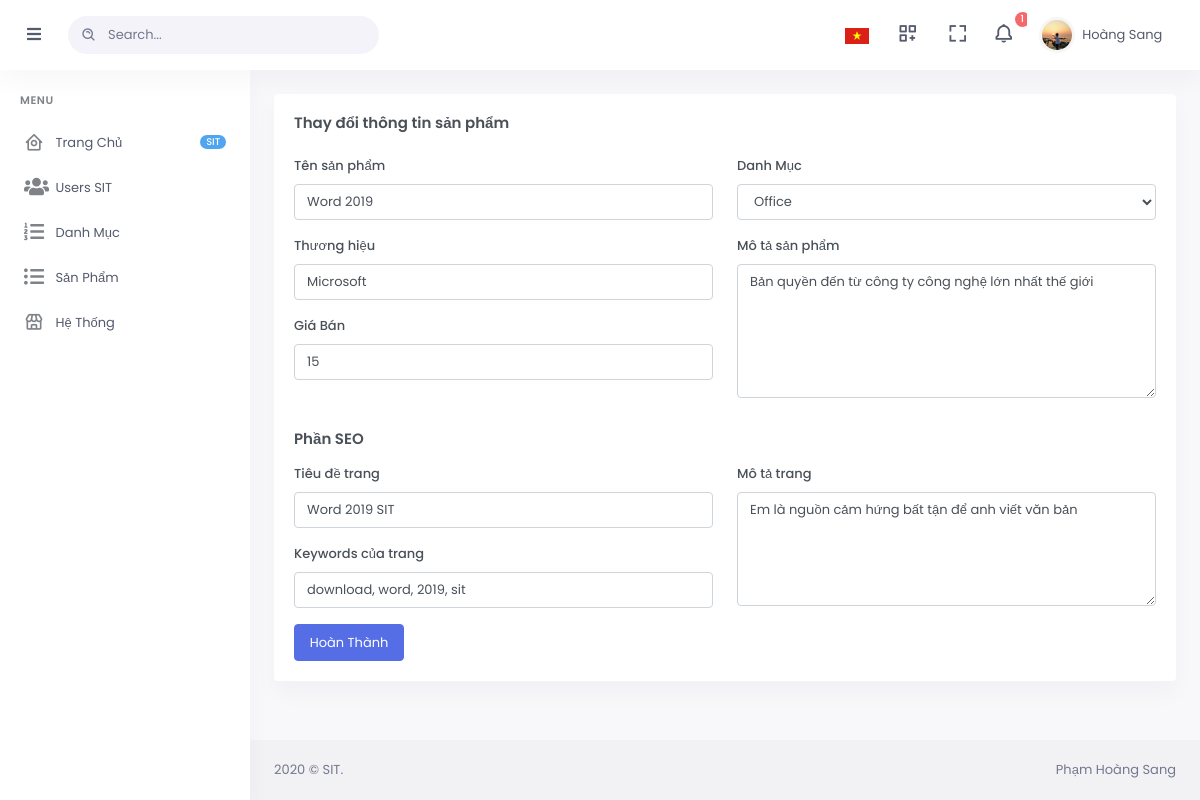
Page /EditPro.html?id=1 (signed in) on the committed database.
### tables this page shows
CREATE TABLE `sanpham` (
  `id` int(11) NOT NULL,
  `tenmathang` varchar(145) NOT NULL,
  `iddanhmuc` int(11) DEFAULT NULL,
  `thuonghieu` varchar(45) DEFAULT NULL,
  `dongia` int(11) DEFAULT NULL,
  `mota` varchar(2000) DEFAULT NULL,
  `title` varchar(45) DEFAULT NULL,
  `keywords` varchar(500) DEFAULT NULL,
  `motatrang` text DEFAULT NULL
);

CREATE TABLE `danhmuc` (
  `id` int(11) NOT NULL,
  `tendanhmuc` varchar(145) NOT NULL
);

### EditPro.php (the view, shortened to what this page needs)
<?php
include("header-dashboard.php");
?>
<?php
    if (isset($_GET['id'])){
        $sqlGetHangHoa = "SELECT * FROM sanpham WHERE id=".$_GET['id'];
        $ketQuaGetHangHoa = mysqli_query($conn, $sqlGetHangHoa);
        $mathang = mysqli_fetch_assoc($ketQuaGetHangHoa);
    }
    else {
        $mathang['tenmathang'] = $mathang['thuonghieu'] = $mathang['dongia']
        = $mathang['iddanhmuc'] = $mathang['mota'] = $mathang['title']
        = $mathang['keywords'] = $mathang['motatrang'] =
        "Lỗi GET, vui lòng thử lại bằng cách chọn 1 sản phẩm khác";
    }
?>
<div class="main-content">
    <div class="page-content">
        <div class="container-fluid">
            <div class="row">
                <div class="col-12">
                    <div class="card">
                        <div class="card-body">
                            <h4 class="card-title mb-4">Thay đổi thông tin sản phẩm</h4>
                            <form action="" method="POST">
                            <div class="row">
                                <div class="col-sm-12 col-md-6">
                                    <div class="form-group">
                                        <label for="formrow-firstname-input">Tên sản phẩm</label>
                                        <input type="text" class="form-control" name="tenmathang" value="<?php echo $mathang['tenmathang']; ?>">
                                    </div>
                                    <div class="form-group">
                                        <label for="manufacturername">Thương hiệu</label>
                                        <input name="thuonghieu" type="text" class="form-control"value="<?php echo $mathang['thuonghieu']; ?>">
                                    </div>
                                    <div class="form-group">
                                        <label for="price">Giá Bán</label>
                                        <input name="dongia" type="number" class="form-control" value="<?php echo $mathang['dongia']; ?>">
                                    </div>
                                </div>
                                <div class="col-sm-12 col-md-6">
                                    <div class="form-group">
                                    <label class="control-label">Danh Mục</label>
                                        <select name="iddanhmuc" class="form-control select"  selected="<?php echo (isset($mathang))?$mathang['iddanhmuc']:'';?>">
                                        <?php
                                            $sqlGetDanhMuc = "SELECT * FROM danhmuc";
                                            $ketquaGetDanhMuc = mysqli_query($conn,$sqlGetDanhMuc);
                                            while($row = mysqli_fetch_assoc($ketquaGetDanhMuc))
                                            {
                                                echo '<option value="'.$row['id'].'"';
                                                if ($row['id'] == $mathang['iddanhmuc']) echo 'selected="selected">'.$row['tendanhmuc'].'</option>';
                                                if ($row['id'] != $mathang['iddanhmuc']) echo '>'.$row['tendanhmuc'].'</option>';
                                            }
                                        ?>
                                        </select>
                                    </div>
                                    <div class="form-group">
                                        <label for="productdesc">Mô tả sản phẩm</label>
                                        <textarea name="mota" class="form-control pb-2" maxlength="1000" rows="6" placeholder="Không quá 1000 ký tự"><?php echo $mathang['mota']; ?></textarea>
                                    </div>
                                </div>
                            </div>
                            <div class="row">
                            <h4 class="col-12 card-title my-3">Phần SEO</h4>
                                <div class="col-sm-12 col-md-6">
                                    <div class="form-group">
                                        <label for="metatitle">Tiêu đề trang</label>
                                        <input id="metatitle" name="title" type="text" class="form-control" value="<?php echo $mathang['title']; ?>">
                                    </div>
                                    <div class="form-group">
                                        <label for="metakeywords">Keywords của trang</label>
                                        <input id="metakeywords" name="keywords" type="text" class="form-control" placeholder="Ngăn cách các từ khóa bằng dấu chấm phẩy" value="<?php echo $mathang['keywords']; ?>">
                                    </div>
                                </div>
                                <div class="col-sm-12 col-md-6">
                                    <div class="form-group">
                                        <label for="metadescription">Mô tả trang</label>
                                        <textarea class="form-control" name="motatrang" rows="5" placeholder="Em là nguồn cảm hứng đằng sau tất cả những gì anh làm, là nguồn gốc của những điều tốt lành trong cuộc sống của anh. Mãi yêu Code"><?php echo $mathang['motatrang']; ?></textarea>
                                    </div>
                                </div>
                            </div>
                            <div>
                                <button type="submit" class="btn btn-primary w-md">Hoàn Thành</button>
                            </div>
                            </form>
                        </div>
                    </div>
                </div>
            </div>
        </div>
    </div>
</div>
<?php
include("footeradmin.php");
?>

### header-dashboard.php (shortened to what this page needs)
<?php
    include("Connect.php");
    $admin = $_SESSION['adminname'];
    $rsname = "SELECT * FROM `admin` WHERE user= '$admin'";
    $resname =mysqli_query($conn, $rsname);
    $profile = mysqli_fetch_assoc($resname);
?>
<!doctype html>
<html lang="en">
<head>
    <link href="assets/libs/datatables.net-bs4/css/dataTables.bootstrap4.min.css" rel="stylesheet" type="text/css">
    <link href="assets/libs/datatables.net-buttons-bs4/css/buttons.bootstrap4.min.css" rel="stylesheet" type="text/css">
    <link href="assets/libs/datatables.net-responsive-bs4/css/responsive.bootstrap4.min.css" rel="stylesheet" type="text/css">
    <link href="assets/css/bootstrap.min.css" id="bootstrap-style" rel="stylesheet" type="text/css">
    <link href="assets/css/icons.min.css" rel="stylesheet" type="text/css">
    <link href="assets/css/app.min.css" id="app-style" rel="stylesheet" type="text/css">
</head>
<body>
    <div id="layout-wrapper">
        <header id="page-topbar">
            <div class="navbar-header">
                <div class="d-flex">
                    <button type="button" class="btn btn-sm px-4 font-size-16 header-item waves-effect" id="vertical-menu-btn">
                        <i class="fa fa-fw fa-bars"></i>
                    </button>
                    <form class="app-search d-none d-lg-block">
                        <div class="position-relative">
                            <input type="text" class="form-control" placeholder="Search...">
                            <span class="bx bx-search-alt"></span>
                        </div>
                    </form>
                </div>
                <div class="d-flex">
                    <div class="dropdown d-inline-block">
                        <button type="button" class="btn header-item waves-effect" data-toggle="dropdown" aria-haspopup="true" aria-expanded="false">
                            <img class="" src="assets/images/flags/vn.png" alt="Header Language" height="16">
                        </button>
                    </div>
                    <div class="dropdown d-none d-lg-inline-block ml-1">
                    <a href="AddSP.html">
                        <button class="btn header-item noti-icon waves-effect">
                            <i class="bx bx-customize"></i>
                        </button></a>
                    </div>
                    <div class="dropdown d-none d-lg-inline-block ml-1">
                        <button type="button" class="btn header-item noti-icon waves-effect" data-toggle="fullscreen">
                            <i class="bx bx-fullscreen"></i>
                        </button>
                    </div>
                    <div class="dropdown d-inline-block">
                        <button type="button" class="btn header-item noti-icon waves-effect" id="page-header-notifications-dropdown" data-toggle="dropdown" aria-haspopup="true" aria-expanded="false">
                            <i class="bx bx-bell bx-tada"></i>
                            <span class="badge badge-danger badge-pill">1</span>
                        </button>
                    </div>
                    <div class="dropdown d-inline-block">
                        <button type="button" class="btn header-item waves-effect" id="page-header-user-dropdown" data-toggle="dropdown" aria-haspopup="true" aria-expanded="false">
                            <img class="rounded-circle header-profile-user" src="assets/images/users/avatar.jpg" alt="Header Avatar">
                            <span class="d-none d-xl-inline-block ml-1"><?php echo $profile['name']; ?></span>
                            <i class="mdi mdi-chevron-down d-none d-xl-inline-block"></i>
                        </button>
                    </div>
                </div>
            </div>
        </header>
        <div class="vertical-menu">
            <div data-simplebar="" class="h-100">
                <div id="sidebar-menu">
                    <ul class="metismenu list-unstyled" id="side-menu">
                        <li class="menu-title">Menu</li>
                        <li>
                            <a href="index-dashboard.html" class="waves-effect">
                                <i class="bx bx-home-circle"></i><span class="badge badge-pill badge-info float-right">SIT</span>
                                <span>Trang Chủ</span>
                            </a>
                        </li>
                        <li>
                            <a href="user-dashboard.html" class=" waves-effect">
                            <i class="fas fa-users"></i>
                                <span>Users SIT</span>
                            </a>
                        </li>
                        <li>
                            <a href="dsdanhmuc.html" class=" waves-effect">
                            <i class="fas fa-list-ol"></i>
                                <span>Danh Mục</span>
                            </a>
                        </li>
                        <li>
                            <a href="dssanpham.html" class=" waves-effect">
                                <i class="fas fa-list-ul"></i>
                                <span>Sản Phẩm</span>
                            </a>
                        </li>
                        <li>
                            <a href="javascript: void(0);" class="has-arrow waves-effect">
                                <i class="bx bx-store"></i>
                                <span>Hệ Thống</span>
                            </a>
                        </li>
                    </ul>
                </div>
            </div>
        </div>
        <footer class="footer">
                <div class="container-fluid">
                    <div class="row">
                        <div class="col-sm-6">
                            <script>document.write(new Date().getFullYear())</script> © SIT.
                        </div>
                        <div class="col-sm-6">
                            <div class="text-sm-right d-none d-sm-block">
                                Phạm Hoàng Sang
                            </div>
                        </div>
                    </div>
                </div>
            </footer>
    </div>

### rows in the picture
sanpham: tenmathang "Word 2019", dongia "15", iddanhmuc "Office", mota "Bản quyền đến từ công ty công nghệ lớn nhất thế giới", title "Word 2019 SIT", keywords "download, word, 2019, sit", motatrang "Em là nguồn cảm hứng bất tận để anh viết văn bản"

### other values in the picture
$profile['name'] "Hoàng Sang"
